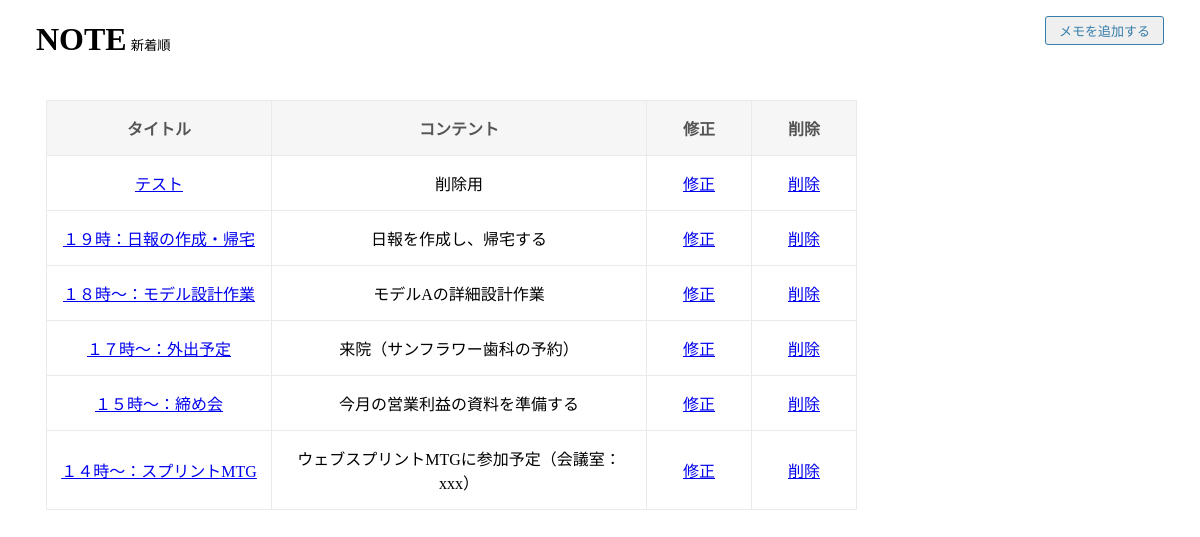
Page /memos on the earlier database version.
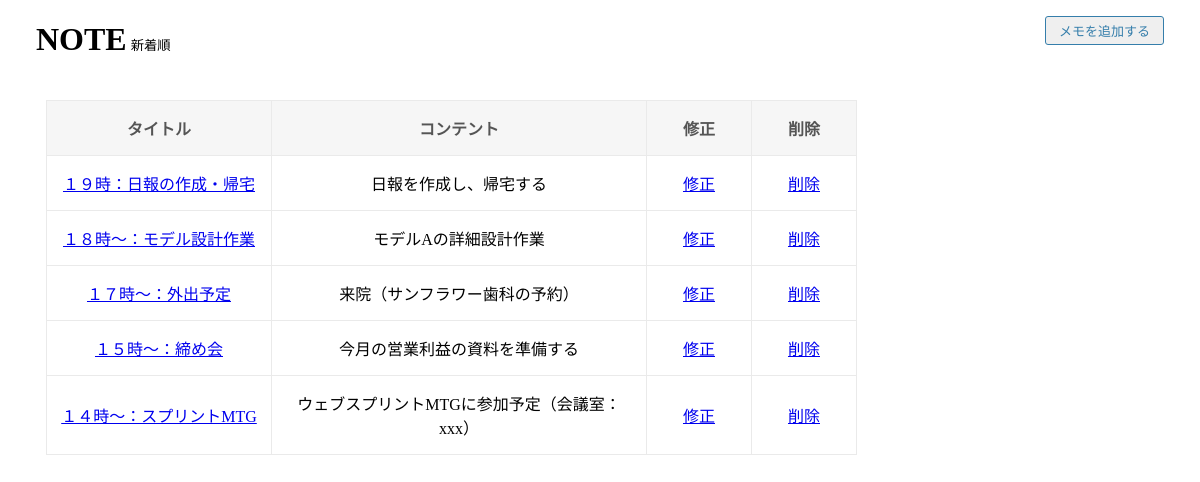
Same page on the later database version.
### memo/models.py (models this page shows)
class Memo(models.Model):
    title = models.CharField(max_length=20)
    content = models.CharField(max_length=200)
    created_at = models.DateTimeField(auto_now_add=True)
    updated_at = models.DateTimeField(auto_now=True)

### memo/views.py (the view)
# urls.py: path('memos',memo_views.index,name='memos'),
def index(request):
    memos = Memo.objects.order_by('-updated_at')
    return render(request, 'index.html',  {'memos': memos})

### memo/templates/index.html (shortened to what this page needs)
<!DOCTYPE html>
<html>
  <head>
  </head>
  <body>
    <h1>NOTE</h1>
    <small>新着順</small>
    <p style='float:right;'>
        <a href="{% url 'new_memo' %}">
            <button type="button" class="navbar-btn">メモを追加する</button>
        </a>
    </p>
    <section>
    {% if memos %}
    <table bolder='1'>
        <tr>
            <th>タイトル</th>
            <th>コンテント</th>
            <th>修正</th>
            <th>削除</th>
        </tr>
        {% for memo in memos %}
        <tr>
            <td class="title"><a href="{% url 'memo' memokey=memo.pk %}">{{memo.title}}</a></td>
            <td class="content">{{memo.content}}</td>
            <td><a href="{% url 'modify_memo' memokey=memo.pk %}">修正</a></td>
            <td><a href="{% url 'delete_memo' memokey=memo.pk %}" onclick="return confirm('本当に削除してよろしいですか?')">削除</a></td>
        </tr>
        {% endfor %}
    </table>
    {% else %}
    <div>登録中のメモがありません。</div>
    {% endif %}
    </section>
  </body>
</html>

Differences in the rows shown:
removed Memo: title "テスト", content "削除用"
